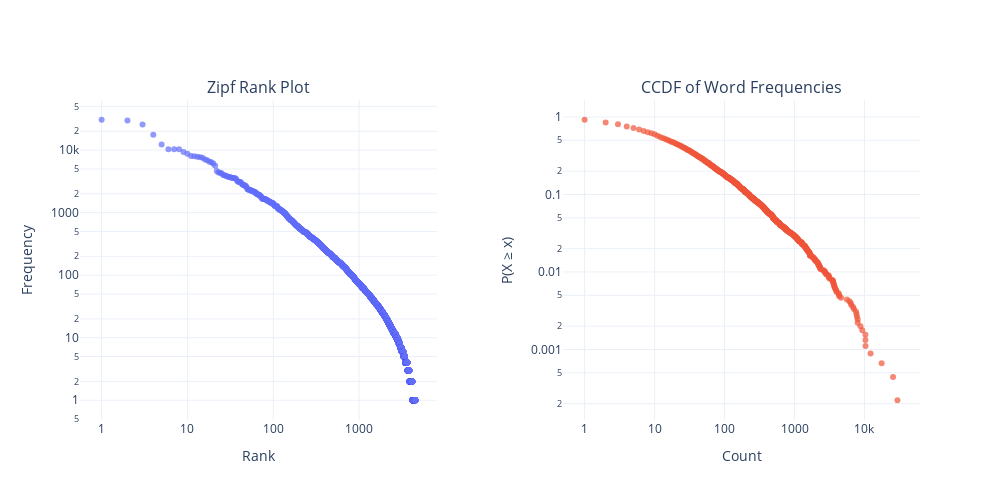

The notebook cell this image was saved under:
### Code cell
import numpy as np
import plotly.graph_objects as go
from plotly.subplots import make_subplots

# Assuming word_df (or filtered_df) is already created
# with columns: 'word', 'count', 'rank'

df = word_df.copy()

# Sort by count descending just to be sure
df = df.sort_values(by='count', ascending=False).reset_index(drop=True)
df['rank'] = df.index + 1

# --- Compute CCDF ---
sorted_counts = np.sort(df['count'])[::-1]
unique_counts, freq = np.unique(sorted_counts, return_counts=True)
ccdf = 1.0 - np.cumsum(freq) / np.sum(freq)

# --- Create subplots ---
fig = make_subplots(
    rows=1, cols=2,
    subplot_titles=('Zipf Rank Plot', 'CCDF of Word Frequencies'),
    horizontal_spacing=0.15
)

# --- Left: Zipf rank plot ---
fig.add_trace(
    go.Scatter(
        x=df['rank'],
        y=df['count'],
        mode='markers',
        name='Word frequency',
        marker=dict(size=6, opacity=0.7)
    ),
    row=1, col=1
)

# --- Right: CCDF plot ---
fig.add_trace(
    go.Scatter(
        x=unique_counts,
        y=ccdf,
        mode='markers',
        name='CCDF',
        marker=dict(size=6, opacity=0.7)
    ),
    row=1, col=2
)

# --- Layout ---
fig.update_xaxes(
    title_text="Rank",
    type="log",
    row=1, col=1
)
fig.update_yaxes(
    title_text="Frequency",
    type="log",
    row=1, col=1
)

fig.update_xaxes(
    title_text="Count",
    type="log",
    row=1, col=2
)
fig.update_yaxes(
    title_text="P(X ≥ x)",
    type="log",
    row=1, col=2
)

fig.update_layout(
    # title_text="Word Frequency Distributions (Zipf & CCDF)",
    template="plotly_white",
    showlegend=False,
    height=500,
    width=1000
)

fig.show()

### Figure 1 — Plotly figure (JSON) as saved in the notebook; plotly's stock layout.template omitted (floating-point values rounded to 4 significant figures; data arrays with more than 128 entries replaced by an {"elided": "..."} marker saying what was removed)
{"data": [{"marker": {"opacity": 0.7, "size": 6}, "mode": "markers", "name": "Word frequency", "type": "scatter", "x": {"elided": "4522 int values"}, "xaxis": "x", "y": {"elided": "4522 int values"}, "yaxis": "y"}, {"marker": {"opacity": 0.7, "size": 6}, "mode": "markers", "name": "CCDF", "type": "scatter", "x": {"elided": "566 int values"}, "xaxis": "x2", "y": {"elided": "566 float values"}, "yaxis": "y2"}], "layout": {"annotations": [{"font": {"size": 16}, "showarrow": false, "text": "Zipf Rank Plot", "x": 0.2125, "xanchor": "center", "xref": "paper", "y": 1, "yanchor": "bottom", "yref": "paper"}, {"font": {"size": 16}, "showarrow": false, "text": "CCDF of Word Frequencies", "x": 0.7875, "xanchor": "center", "xref": "paper", "y": 1, "yanchor": "bottom", "yref": "paper"}], "height": 500, "showlegend": false, "width": 1000, "xaxis": {"anchor": "y", "domain": [0, 0.425], "title": {"text": "Rank"}, "type": "log"}, "xaxis2": {"anchor": "y2", "domain": [0.575, 1], "title": {"text": "Count"}, "type": "log"}, "yaxis": {"anchor": "x", "domain": [0, 1], "title": {"text": "Frequency"}, "type": "log"}, "yaxis2": {"anchor": "x2", "domain": [0, 1], "title": {"text": "P(X ≥ x)"}, "type": "log"}}}
